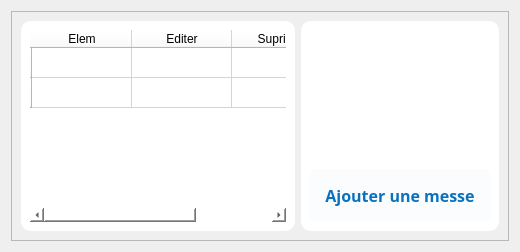
         <widget class="QWidget" name="messe">
          <layout class="QHBoxLayout" name="horizontalLayout_40">
           <item>
            <widget class="QFrame" name="zonebb_8">
             <property name="frameShape">
              <enum>QFrame::StyledPanel</enum>
             </property>
             <property name="frameShadow">
              <enum>QFrame::Raised</enum>
             </property>
             <layout class="QHBoxLayout" name="horizontalLayout_18">
              <item>
               <widget class="QWidget" name="tableData_11" native="true">
                <property name="styleSheet">
                 <string notr="true">background:white;
border-radius: 10px;</string>
                </property>
                <layout class="QHBoxLayout" name="horizontalLayout_37">
                 <item>
                  <widget class="QTableWidget" name="messeTable">
                   <row>
                    <property name="text">
                     <string/>
                    </property>
                   </row>
                   <row>
                    <property name="text">
                     <string/>
                    </property>
                   </row>
                   <column>
                    <property name="text">
                     <string>Elem</string>
                    </property>
                   </column>
                   <column>
                    <property name="text">
                     <string>Editer</string>
                    </property>
                   </column>
                   <column>
                    <property name="text">
                     <string>Suprimer</string>
                    </property>
                   </column>
                  </widget>
                 </item>
                </layout>
               </widget>
              </item>
              <item>
               <widget class="QWidget" name="actions_service_10" native="true">
                <property name="styleSheet">
                 <string notr="true">background:white;
border-radius: 10px;</string>
                </property>
                <layout class="QVBoxLayout" name="verticalLayout_31">
                 <item>
                  <widget class="QLabel" name="serviceLabel_10">
                   <property name="maximumSize">
                    <size>
                     <width>300</width>
                     <height>230</height>
                    </size>
                   </property>
                   <property name="text">
                    <string/>
                   </property>
                   <property name="pixmap">
                    <pixmap>../static/asset/svg/undraw_server_status_-5-pbv.svg</pixmap>
                   </property>
                   <property name="scaledContents">
                    <bool>true</bool>
                   </property>
                  </widget>
                 </item>
                 <item>
                  <widget class="QPushButton" name="addMesse">
                   <property name="font">
                    <font>
                     <family>GeForce</family>
                     <pointsize>12</pointsize>
                     <weight>75</weight>
                     <bold>true</bold>
                    </font>
                   </property>
                   <property name="cursor">
                    <cursorShape>PointingHandCursor</cursorShape>
                   </property>
                   <property name="styleSheet">
                    <string notr="true">#addMesse{
	background: rgb(10, 114, 189, 0.02);
	color: rgb(10, 114, 189);
	border-radius:4px;
	padding: 15px
}

#addMesse:hover{
	background: rgb(10, 114, 189, 0.3);
	color: rgb(10, 114, 189);
	border-radius:4px
}
</string>
                   </property>
                   <property name="text">
                    <string>Ajouter une messe</string>
                   </property>
                   <property name="icon">
                    <iconset>
                     <normaloff>../static/asset/icons/blue/copy.svg</normaloff>../static/asset/icons/blue/copy.svg</iconset>
                   </property>
                   <property name="iconSize">
                    <size>
                     <width>25</width>
                     <height>25</height>
                    </size>
                   </property>
                  </widget>
                 </item>
                </layout>
               </widget>
              </item>
             </layout>
            </widget>
           </item>
          </layout>
         </widget>
